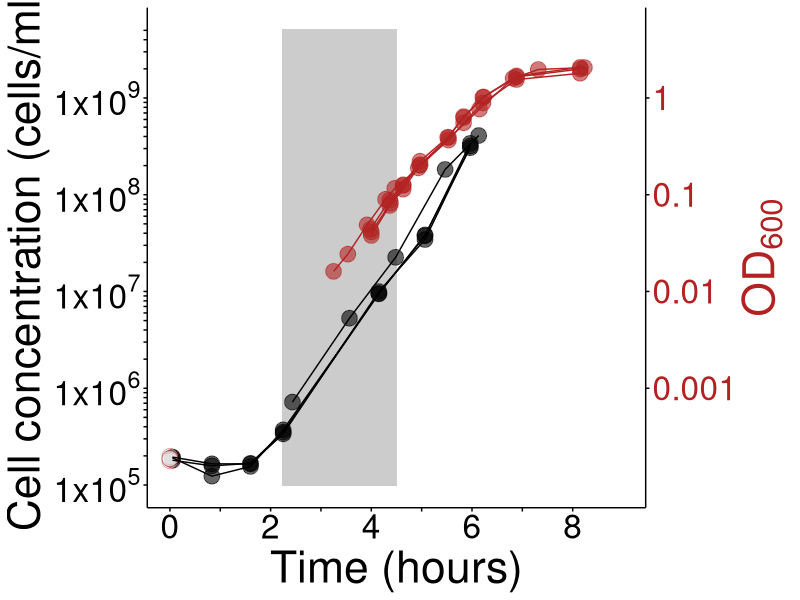
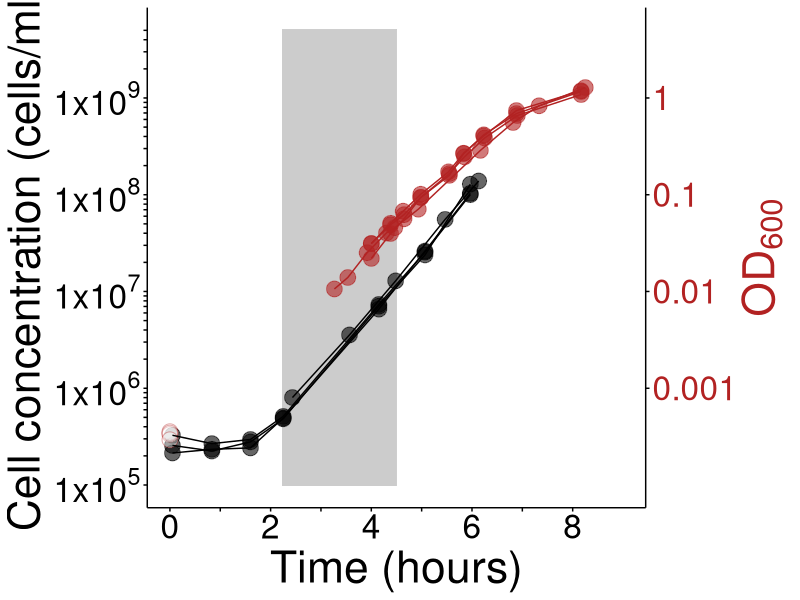

R code for these plots, in order:
require(ggplot2)
#
#load data
fixed_OD_conc_glu <- read.csv("Fig3ef_mopsEZglu_withmetadata.csv", header = T)
#succinate ez
fixed_OD_conc_suc <- read.csv("Fig3ef_mopsEZsuc_withmetadata.csv", header = T)
#
#
#estimate growth rate during the steady-state period using either cell conc or OD data
#
#MOPS+EZ+ACGU+Glucose 
#trim data to include only within steady-state
glu_steadystate <- subset(fixed_OD_conc_glu, fixed_OD_conc_glu$RelTime >= 135)
glu_steadystate <- subset(glu_steadystate, glu_steadystate$RelTime <= 269)
#split steady-state data by rep
glu_steadystate_rep1 <- subset(glu_steadystate, glu_steadystate$Rep == 1)
glu_steadystate_rep2 <- subset(glu_steadystate, glu_steadystate$Rep == 2)
glu_steadystate_rep3 <- subset(glu_steadystate, glu_steadystate$Rep == 3)
glu_steadystate_rep4 <- subset(glu_steadystate, glu_steadystate$Rep == 4)
#
#cell conc growth rate estimate
#fit growth rates using linear regression of log transformed cell conc vs. time in hours
lm_rep1_glu_conc <- lm(log(conc_dilcorr) ~ CumulativeTime_hrs, data = glu_steadystate_rep1)
lm_rep2_glu_conc <- lm(log(conc_dilcorr) ~ CumulativeTime_hrs, data = glu_steadystate_rep2)
lm_rep3_glu_conc <- lm(log(conc_dilcorr) ~ CumulativeTime_hrs, data = glu_steadystate_rep3)
lm_rep4_glu_conc <- lm(log(conc_dilcorr) ~ CumulativeTime_hrs, data = glu_steadystate_rep4)
#extract growth rate (slope) from linear models for each replicate and save as a vector
growthrate_glu_cellconc <- c(coef(lm_rep1_glu_conc)[2], coef(lm_rep2_glu_conc)[2], coef(lm_rep3_glu_conc)[2], coef(lm_rep4_glu_conc)[2])
#calculate mean and sd of growth rate of 4 reps
mean(growthrate_glu_cellconc)
sd(growthrate_glu_cellconc)
#
#OD growth rate estimate
#fit growth rates using linear regression of log transformed od vs. time in hours
lm_rep1_glu_od <- lm(logOD600_bkgcorr_dilcorr ~ CumulativeTime_hrs, data = glu_steadystate_rep1)
lm_rep2_glu_od <- lm(logOD600_bkgcorr_dilcorr ~ CumulativeTime_hrs, data = glu_steadystate_rep2)
lm_rep3_glu_od <- lm(logOD600_bkgcorr_dilcorr ~ CumulativeTime_hrs, data = glu_steadystate_rep3)
lm_rep4_glu_od <- lm(logOD600_bkgcorr_dilcorr ~ CumulativeTime_hrs, data = glu_steadystate_rep4)
#extract growth rate (slope) from linear models for each replicate and save as a vector
growthrate_glu_od <- c(coef(lm_rep1_glu_od)[2], coef(lm_rep2_glu_od)[2], coef(lm_rep3_glu_od)[2], coef(lm_rep4_glu_od)[2])
#calculate mean and sd of growth rate of 4 reps
mean(growthrate_glu_od)
sd(growthrate_glu_od)
#
#
#MOPS+EZ+ACGU+Succinate 
#trim data to include only within steady-state
suc_steadystate <- subset(fixed_OD_conc_suc, fixed_OD_conc_suc$RelTime >= 135)
suc_steadystate <- subset(suc_steadystate, suc_steadystate$RelTime <= 269)
#split steady-state data by rep
suc_steadystate_rep1 <- subset(suc_steadystate, suc_steadystate$Rep == 1)
suc_steadystate_rep2 <- subset(suc_steadystate, suc_steadystate$Rep == 2)
suc_steadystate_rep3 <- subset(suc_steadystate, suc_steadystate$Rep == 3)
suc_steadystate_rep4 <- subset(suc_steadystate, suc_steadystate$Rep == 4)
#
#cell conc growth rate estimate
#fit growth rates using linear regression of log transformed cell conc vs. time in hours
lm_rep1_suc_conc <- lm(log(conc_dilcorr) ~ CumulativeTime_hrs, data = suc_steadystate_rep1)
lm_rep2_suc_conc <- lm(log(conc_dilcorr) ~ CumulativeTime_hrs, data = suc_steadystate_rep2)
lm_rep3_suc_conc <- lm(log(conc_dilcorr) ~ CumulativeTime_hrs, data = suc_steadystate_rep3)
lm_rep4_suc_conc <- lm(log(conc_dilcorr) ~ CumulativeTime_hrs, data = suc_steadystate_rep4)
#extract growth rate (slope) from linear models for each replicate and save as a vector
growthrate_suc_cellconc <- c(coef(lm_rep1_suc_conc)[2], coef(lm_rep2_suc_conc)[2], coef(lm_rep3_suc_conc)[2], coef(lm_rep4_suc_conc)[2])
#calculate mean and sd of growth rate of 4 reps
mean(growthrate_suc_cellconc)
sd(growthrate_suc_cellconc)
#
#OD growth rate estimate
#fit growth rates using linear regression of log transformed od vs. time in hours
lm_rep1_suc_od <- lm(logOD600_bkgcorr_dilcorr ~ CumulativeTime_hrs, data = suc_steadystate_rep1)
lm_rep2_suc_od <- lm(logOD600_bkgcorr_dilcorr ~ CumulativeTime_hrs, data = suc_steadystate_rep2)
lm_rep3_suc_od <- lm(logOD600_bkgcorr_dilcorr ~ CumulativeTime_hrs, data = suc_steadystate_rep3)
lm_rep4_suc_od <- lm(logOD600_bkgcorr_dilcorr ~ CumulativeTime_hrs, data = suc_steadystate_rep4)
#extract growth rate (slope) from linear models for each replicate and save as a vector
growthrate_suc_od <- c(coef(lm_rep1_suc_od)[2], coef(lm_rep2_suc_od)[2], coef(lm_rep3_suc_od)[2], coef(lm_rep4_suc_od)[2])
mean(growthrate_suc_od)
sd(growthrate_suc_od)
#
#
#PLOTS 
#MOPS+EZ+ACGU+Glucose
#split dataset of Glucose for drawing lines to connect consecutive datapoints
fixed_OD_glu <- fixed_OD_conc_glu[27:63,]
fixed_conc_glu <- fixed_OD_conc_glu[1:26,]
#
expected_OD_glu <- data.frame(exp_y = c(1.9778*1E5, 1.7762*1E5, 1.86566*1E5, 1.8743*1E5), exp_x = c(0,0,0,0), Rep = c(1,2,3,4)) 
#
Figure3e <- ggplot(data = fixed_OD_conc_glu) +geom_rect(aes(xmin = 135/60, xmax = 269/60, ymin = 1E5, ymax = 5E9), colour = "gray80", fill = "gray80") +geom_point(aes(y = conc_dilcorr, x = CumulativeTime_hrs), fill = "black", size = 5, alpha = 0.6) +geom_point(aes(y = newvar_scaled, x = CumulativeTime_hrs), size = 5, alpha = 0.6, colour = "firebrick", fill = "firebrick") +geom_point(data = expected_OD_glu, aes(y = exp_y, x = exp_x), colour = "firebrick", fill = "white", size = 5, alpha = 0.4, shape = 21) +geom_line(data = fixed_conc_glu, aes(y = conc_dilcorr, x = CumulativeTime_hrs, group = as.factor(Rep)), linetype = "solid") +geom_line(data = fixed_OD_glu, aes(y = newvar_scaled, x = CumulativeTime_hrs, group = as.factor(Rep)), linetype = "solid", colour = "firebrick") +scale_x_continuous(limits = c(0, 9), breaks = seq(0, 8, 1), labels = c(0,"", 2,"", 4,"", 6, "", 8)) +scale_y_continuous(limits = c(1E5, 5E9), breaks = c(1E5, 2E5, 3E5, 4E5, 5E5, 6E5, 7E5, 8E5, 9E5, 1E6, 2E6, 3E6, 4E6, 5E6, 6E6, 7E6, 8E6, 9E6, 1E7, 2E7, 3E7, 4E7, 5E7, 6E7, 7E7, 8E7, 9E7, 1E8, 2E8, 3E8, 4E8, 5E8, 6E8, 7E8, 8E8, 9E8, 1E9, 2E9, 3E9, 4E9, 5E9), labels = c(expression("1x10"^5), "", "", "", "", "", "", "", "", expression("1x10"^6),"", "", "", "", "", "", "", "", expression("1x10"^7), "", "", "", "", "", "", "", "", expression("1x10"^8),"", "", "", "", "", "", "", "", expression("1x10"^9), "", "", "", ""), trans = "log", name = "Cell concentration (cells/ml)", sec.axis = sec_axis(trans = ~.*1, breaks = c(1E6, 1E7, 1E8, 1E9), labels = c(0.001, 0.01, 0.1, 1),name = expression("OD"[600]))) + xlab('Time (hours)') + theme(legend.position = "none", strip.background = element_blank(), strip.text = element_blank(), panel.background = element_blank(), axis.line.x = element_line(colour = "black"), axis.line.y = element_line(colour = "black"), axis.ticks = element_line(colour = "black"), panel.grid.minor = element_blank(), panel.grid.major = element_blank(), axis.text.y = element_text(colour = "black", size = 24), axis.text.y.right = element_text(colour = "firebrick", size = 24), axis.text.x = element_text(colour = "black", size = 24), axis.title.y = element_text(size = 32, angle = 90), axis.title.y.right = element_text(size = 32, angle = 90, colour = "firebrick"), axis.title.x = element_text(size = 32))
Figure3e
#
#
#MOPS+EZ+ACGU+Succinate
#split dataset of Succinate for drawing lines to connect consecutive datapoints
fixed_OD_suc <- fixed_OD_conc_suc[27:63,]
fixed_conc_suc <- fixed_OD_conc_suc[1:26,]
#
expected_OD_suc <- data.frame(exp_y = c(3.554*1E5, 3.3303*1E5,3.439*1E5, 2.9332*1E5), exp_x = c(0,0,0,0), Rep = c(1,2,3,4)) 
#
Figure3f <- ggplot(data = fixed_OD_conc_suc) +geom_rect(aes(xmin = 135/60, xmax = 269/60, ymin = 1E5, ymax = 5E9), colour = "gray80", fill = "gray80") +geom_point(aes(y = conc_dilcorr, x = CumulativeTime_hrs), fill = "black", size = 5, alpha = 0.6) +geom_point(aes(y = newvar_scaled, x = CumulativeTime_hrs), size = 5, alpha = 0.6, colour = "firebrick", fill = "firebrick") +geom_point(data = expected_OD_suc, aes(y = exp_y, x = exp_x), colour = "firebrick", fill = "white", size = 5, alpha = 0.4, shape = 21) +geom_line(data = fixed_conc_suc, aes(y = conc_dilcorr, x = CumulativeTime_hrs, group = as.factor(Rep)), linetype = "solid") +geom_line(data = fixed_OD_suc, aes(y = newvar_scaled, x = CumulativeTime_hrs, group = as.factor(Rep)), linetype = "solid", colour = "firebrick") +scale_x_continuous(limits = c(0, 9), breaks = seq(0, 8, 1), labels = c(0,"", 2,"", 4,"", 6, "", 8)) +scale_y_continuous(limits = c(1E5, 5E9), breaks = c(1E5, 2E5, 3E5, 4E5, 5E5, 6E5, 7E5, 8E5, 9E5, 1E6, 2E6, 3E6, 4E6, 5E6, 6E6, 7E6, 8E6, 9E6, 1E7, 2E7, 3E7, 4E7, 5E7, 6E7, 7E7, 8E7, 9E7, 1E8, 2E8, 3E8, 4E8, 5E8, 6E8, 7E8, 8E8, 9E8, 1E9, 2E9, 3E9, 4E9, 5E9), labels = c(expression("1x10"^5), "", "", "", "", "", "", "", "", expression("1x10"^6),"", "", "", "", "", "", "", "", expression("1x10"^7), "", "", "", "", "", "", "", "", expression("1x10"^8),"", "", "", "", "", "", "", "", expression("1x10"^9), "", "", "", ""), trans = "log", name = "Cell concentration (cells/ml)", sec.axis = sec_axis(trans = ~.*1, breaks = c(1E6, 1E7, 1E8, 1E9), labels = c(0.001, 0.01, 0.1, 1),name = expression("OD"[600]))) + xlab('Time (hours)') + theme(legend.position = "none", strip.background = element_blank(), strip.text = element_blank(), panel.background = element_blank(), axis.line.x = element_line(colour = "black"), axis.line.y = element_line(colour = "black"), axis.ticks = element_line(colour = "black"), panel.grid.minor = element_blank(), panel.grid.major = element_blank(), axis.text.y = element_text(colour = "black", size = 24), axis.text.y.right = element_text(colour = "firebrick", size = 24), axis.text.x = element_text(colour = "black", size = 24), axis.title.y = element_text(size = 32, angle = 90), axis.title.y.right = element_text(size = 32, angle = 90, colour = "firebrick"), axis.title.x = element_text(size = 32))
Figure3f